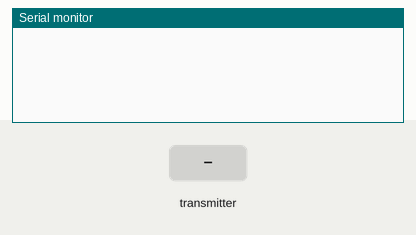
Simulated run of this sketch. Board: ESP32. Parts: the last lines printed to the serial monitor. The inputs (shaded band) are chosen by the test bench.

Above: at 1.2 s.
1.3 s: the transmitter starts sending temperature = 0
At 1.66 s:
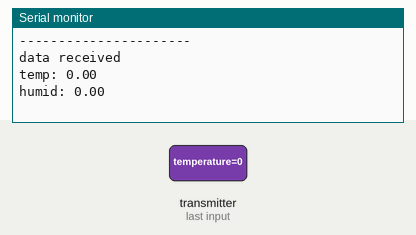
2.8 s: the transmitter starts sending humidity = 25
At 3.16 s:
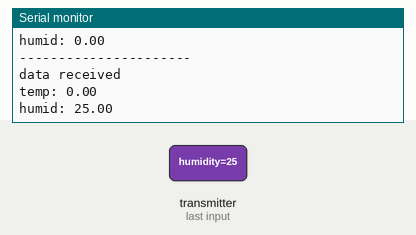
4.3 s: the transmitter starts sending temperature = 25
5.8 s: the transmitter starts sending humidity = 50
At 6.16 s:
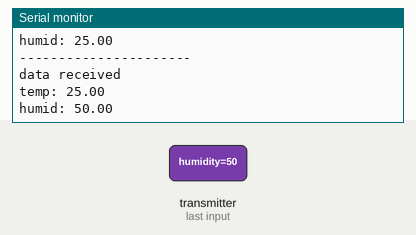
Timing chart, 0 to 8.3 s (numbered marks = the images above; inputs shaded):
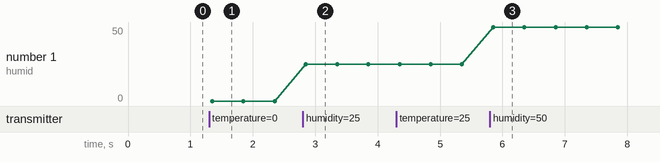

The sketch:

esp32_from_m5stickMOIST.ino
```cpp
#ifdef ARDUINO_M5Stick_C_PLUS
#include <M5StickCPlus.h>
#include <esp_now.h>
#elif ARDUINO_M5STACK_CORES3
#include <M5CoreS3.h>
#include <esp_now.h>
#elif ESP32
#include <esp_now.h>
#else
#endif
#include <WiFi.h>

esp_now_peer_info_t peerReceive;

typedef struct sensorData{
  float temperature = 0.0f;
  float humidity = 0.0f;
}sensorData;

sensorData sensordata;

const uint8_t mac_device1[] = {0xD4, 0xD4, 0xDA, 0x83, 0x81, 0xFC};
const uint8_t mac_device4[] = {0xD4, 0xD4, 0xDA, 0x85, 0x30, 0xA8};

void OnDataReceived(const uint8_t *mac, const uint8_t *incomingData, int len) {

  //データ格納
  memset(&sensordata, 0 , sizeof(sensorData));
  memcpy(&sensordata, incomingData, sizeof(sensorData));

  Serial.println("----------------------");
  if (memcmp(mac, mac_device1, sizeof(mac)) == 0) {
    Serial.print("device1");
    Serial.println();
  }
  if (memcmp(mac, mac_device4, sizeof(mac)) == 0) {
    Serial.print("device4");
    Serial.println();
  }
  Serial.println("data received");
  Serial.print("temp: ");
  Serial.println(sensordata.temperature);
  Serial.print("humid: ");
  Serial.println(sensordata.humidity);
}

void setup() {
  Serial.begin(115200);

  // WiFiのステーションとしてデバイスを設定
  WiFi.mode(WIFI_STA);
  WiFi.disconnect();

  // init_esp
  if (esp_now_init() != ESP_OK) {
    Serial.println("Error initializing ESP-NOW");
    return;
  }
  esp_now_register_recv_cb(OnDataReceived);
}

void loop() {

}
```

Measured:
- after the input at 1.3 s, the serial monitor: prints a new line after 0.05 s (image 1)
- after the input at 2.8 s, the serial monitor: prints a new line after 0.05 s (image 2)
- after the input at 5.8 s, the serial monitor: prints a new line after 0.05 s (image 3)
- plotted number 1: 0 → 25 after the input at 2.8 s, 25 → 50 after the input at 5.8 s
